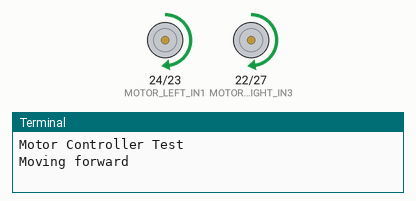
The program below on a simulated Raspberry Pi (BCM pin numbers). Parts: motor-driver pin pairs drawn as motors (green arrow = first pin HIGH = forward, orange = second pin HIGH = backward, longer = more drive, scaled by the enable pin), the last lines printed to the terminal. At 8.0 s the program stops and its outputs stay as they are.

Above: at 0.1 s.
At 2.1 s:
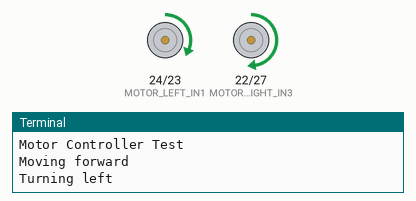
At 4.1 s:
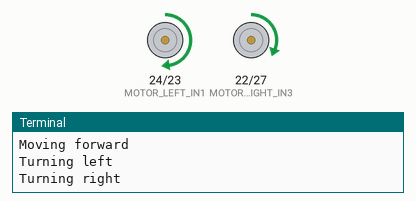
At 8.1 s:
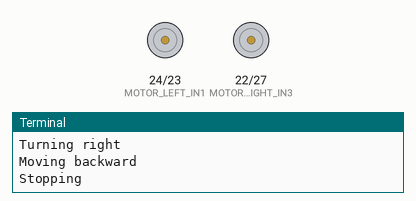
Timing chart, 0 to 9.5 s (numbered marks = the images above):
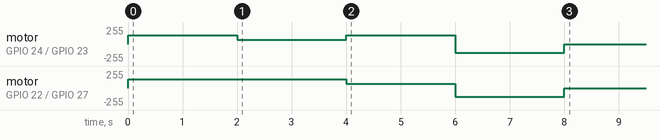

Measured:
- by itself, motor on GPIO 22 (MOTOR_RIGHT_IN3) / GPIO 27 (MOTOR_RIGHT_IN4): stopped → forward 128/255 at 0.00 s, → forward 64/255 4.0 s later, → backward 128/255 2.0 s later, → stopped 2.0 s later
- by itself, motor on GPIO 24 (MOTOR_LEFT_IN1) / GPIO 23 (MOTOR_LEFT_IN2): stopped → forward 128/255 at 0.00 s, → forward 64/255 2.0 s later, → forward 128/255 2.0 s later, → backward 128/255 2.0 s later, … (5 changes in this stretch)

The program:

motor_controller.py
```python
# motor_controller.py
import RPi.GPIO as GPIO
import time
from config import *

class MotorController:
    def __init__(self):
        GPIO.setmode(GPIO.BCM)
        GPIO.setwarnings(False)

        # Setup Left Motor
        GPIO.setup(MOTOR_LEFT_IN1, GPIO.OUT)
        GPIO.setup(MOTOR_LEFT_IN2, GPIO.OUT)
        GPIO.setup(MOTOR_LEFT_ENA, GPIO.OUT)
        self.pwm_left = GPIO.PWM(MOTOR_LEFT_ENA, 1000)
        self.pwm_left.start(0)

        # Setup Right Motor
        GPIO.setup(MOTOR_RIGHT_IN3, GPIO.OUT)
        GPIO.setup(MOTOR_RIGHT_IN4, GPIO.OUT)
        GPIO.setup(MOTOR_RIGHT_ENB, GPIO.OUT)
        self.pwm_right = GPIO.PWM(MOTOR_RIGHT_ENB, 1000)
        self.pwm_right.start(0)

    def stop(self):
        """Stops both motors."""
        self.pwm_left.ChangeDutyCycle(0)
        self.pwm_right.ChangeDutyCycle(0)

    def move(self, speed, direction):
        """
        Controls the robot's movement.
        - speed: -100 to 100. Negative for backward, positive for forward.
        - direction: -100 to 100. Negative for left, positive for right.
        """

        # Invert if configured
        if INVERT_THROTTLE:
            speed = -speed
        if INVERT_STEERING:
            direction = -direction

        # Calculate motor speeds
        left_speed = speed
        right_speed = speed

        if direction > 0: # Turn Right
            left_speed = speed
            right_speed = speed * (1 - (direction / 100.0))
        elif direction < 0: # Turn Left
            right_speed = speed
            left_speed = speed * (1 - (abs(direction) / 100.0))

        # Clamp speeds to -100, 100
        left_speed = max(min(left_speed, 100), -100)
        right_speed = max(min(right_speed, 100), -100)

        self._set_motor_speed('left', left_speed)
        self._set_motor_speed('right', right_speed)

    def _set_motor_speed(self, motor, speed):
        """Sets the speed and direction for a single motor."""
        pwm = self.pwm_left if motor == 'left' else self.pwm_right
        in1 = MOTOR_LEFT_IN1 if motor == 'left' else MOTOR_RIGHT_IN3
        in2 = MOTOR_LEFT_IN2 if motor == 'left' else MOTOR_RIGHT_IN4

        if speed > 0:
            GPIO.output(in1, GPIO.HIGH)
            GPIO.output(in2, GPIO.LOW)
            pwm.ChangeDutyCycle(speed)
        elif speed < 0:
            GPIO.output(in1, GPIO.LOW)
            GPIO.output(in2, GPIO.HIGH)
            pwm.ChangeDutyCycle(abs(speed))
        else:
            GPIO.output(in1, GPIO.LOW)
            GPIO.output(in2, GPIO.LOW)
            pwm.ChangeDutyCycle(0)

    def cleanup(self):
        """Cleans up GPIO resources."""
        self.stop()
        GPIO.cleanup()

if __name__ == '__main__':
    # Example Usage:
    print("Motor Controller Test")
    controller = MotorController()
    try:
        print("Moving forward")
        controller.move(50, 0)
        time.sleep(2)

        print("Turning left")
        controller.move(50, -50)
        time.sleep(2)

        print("Turning right")
        controller.move(50, 50)
        time.sleep(2)

        print("Moving backward")
        controller.move(-50, 0)
        time.sleep(2)

        print("Stopping")
        controller.stop()

    except KeyboardInterrupt:
        print("Test stopped by user.")
    finally:
        controller.cleanup()
```

config.py
```python
# config.py

# GPIO Pin definitions using BCM numbering
MOTOR_LEFT_IN1 = 24
MOTOR_LEFT_IN2 = 23
MOTOR_LEFT_ENA = 25

MOTOR_RIGHT_IN3 = 22
MOTOR_RIGHT_IN4 = 27
MOTOR_RIGHT_ENB = 17

# Serial port for ELRS Receiver
SERIAL_PORT = '/dev/ttyS0'  # For Raspberry Pi 3/4/Zero W with console disabled
#SERIAL_PORT = '/dev/ttyAMA0' # For older Raspberry Pi models

# CRSF RC Channel mapping
# Adjust these values based on your transmitter's channel configuration
THROTTLE_CHANNEL = 2  # Typically Channel 3 (index 2)
STEERING_CHANNEL = 0  # Typically Channel 1 (index 0)

# Deadzone for joystick to prevent movement when centered
DEADZONE = 50

# Invert steering or throttle if necessary
INVERT_STEERING = False
INVERT_THROTTLE = False
```
